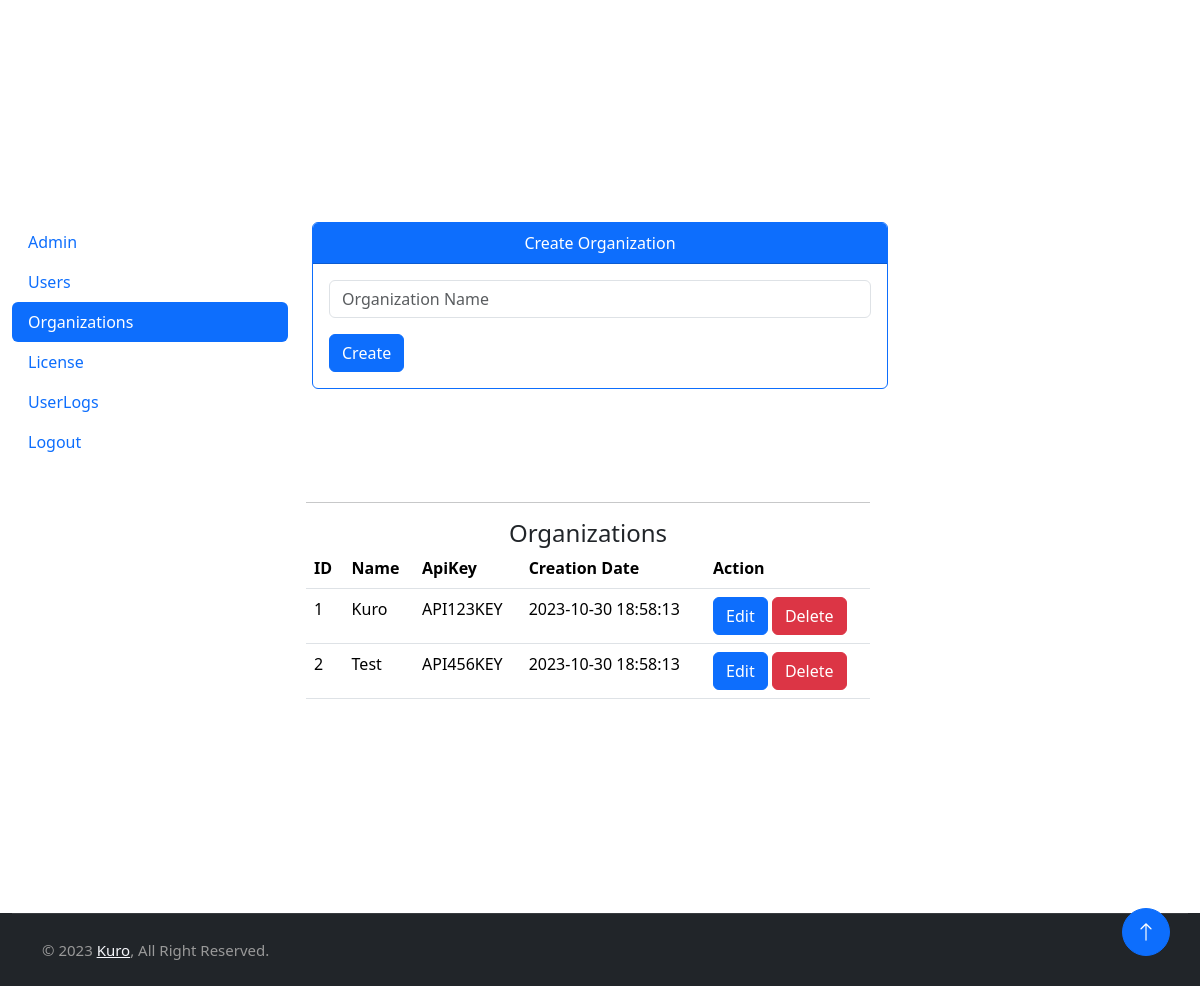
/admin/organizations (signed in), run on an earlier commit of the app's database.
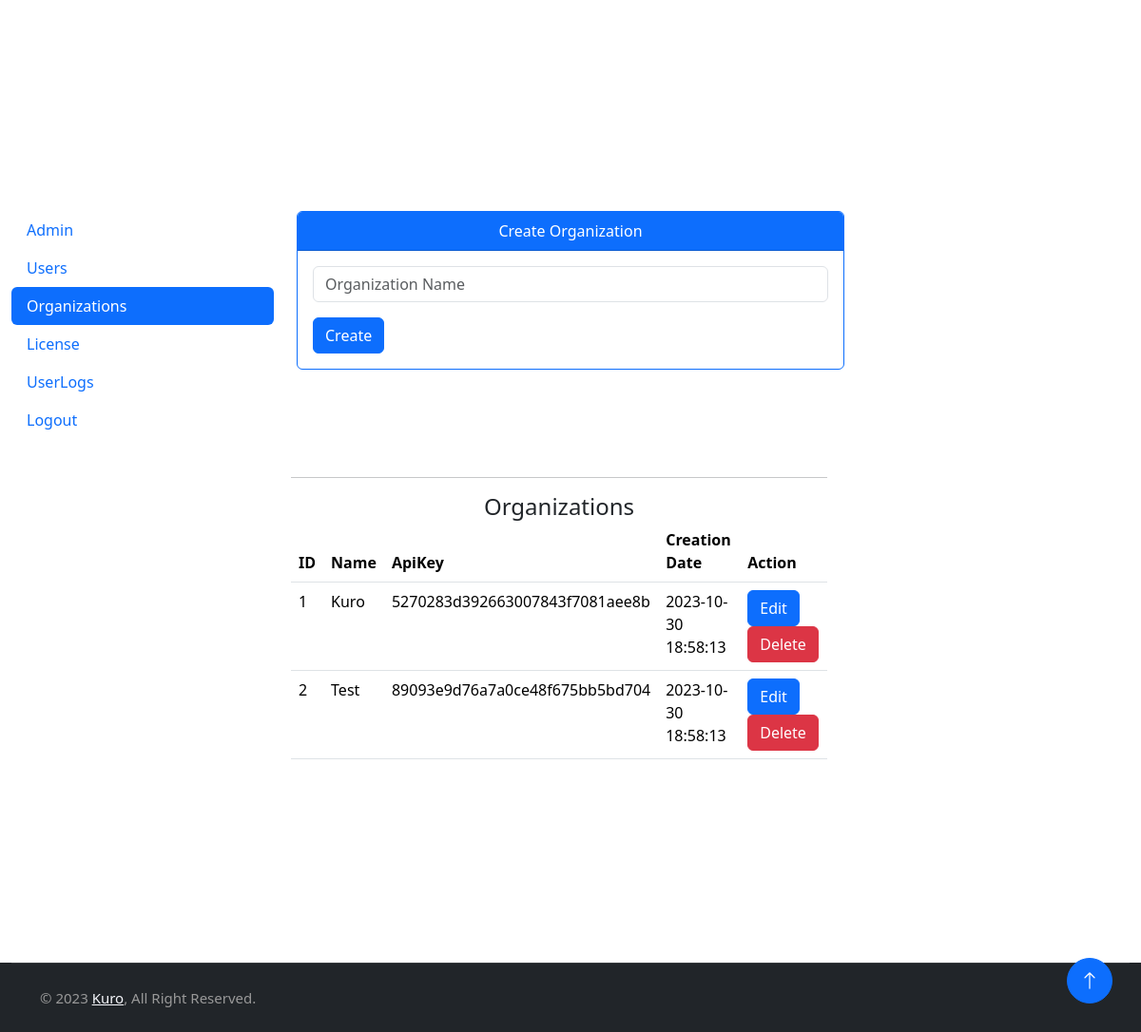
And on a later commit of the database.
### tables this page shows
CREATE TABLE `organizations` (
  `orgId` INT AUTO_INCREMENT PRIMARY KEY,
  `orgName` VARCHAR(100) NOT NULL,
  `apiKey` VARCHAR(255) NOT NULL UNIQUE,
  `createdAt` TIMESTAMP DEFAULT CURRENT_TIMESTAMP
);

### router.php (called while the page is built, shortened)
<?php
class Router
{
	function any($route, $path_to_include){ $this->route($route, $path_to_include); }
	function route($route, $path_to_include)
	{
		$callback = $path_to_include;
		if( !is_callable($callback) ){
		  if(!strpos($path_to_include, '.php')){
			$path_to_include.='.php';
		  }
		}
		$request_url = filter_var($_SERVER['REQUEST_URI'], FILTER_SANITIZE_URL);
		$request_url = rtrim($request_url, '/');
		$request_url = strtok($request_url, '?');
		$route_parts = explode('/', $route);
		$request_url_parts = explode('/', $request_url);
		array_shift($route_parts);
		array_shift($request_url_parts);
		if( count($route_parts) != count($request_url_parts) ){ return; }
		$parameters = [];
		for( $__i__ = 0; $__i__ < count($route_parts); $__i__++ ){
		  $route_part = $route_parts[$__i__];
		  if( preg_match("/^[$]/", $route_part) ){
			$route_part = ltrim($route_part, '$');
			array_push($parameters, $request_url_parts[$__i__]);
			$$route_part=$request_url_parts[$__i__];
		  }
		  else if( $route_parts[$__i__] != $request_url_parts[$__i__] ){
			return;
		  }
		}
		include_once __DIR__."/$path_to_include";
		exit();
	}
}

### index.php (called while the page is built, shortened)
<?php
include 'router.php';
$router = new Router();
$router->any('/', 'views/index');
$router->any('/home', 'views/index');
$router->any('/login', 'views/login');
$router->any('/logout', 'views/logout');
$router->any('/admin/admin', 'views/admin/admin');
$router->any('/admin/users', 'views/admin/users');
$router->any('/admin/license', 'views/admin/license');
$router->any('/admin/organizations', 'views/admin/organizations');

### kuro/utils/session.php (called while the page is built, shortened)
<?php
class Session
{
    public static function Get(string $key)
    {
        return (isset($_SESSION[$key])) ? $_SESSION[$key] : false;
    }
    public static function isSuperAdmin(int $roleId): bool
    {
        return $roleId === 1;
    }
}

### kuro/controllers/org.php (called while the page is built, shortened)
<?php
require_once __DIR__.'/../models/org.model.php';
class Organzation extends OrgModel
{
    public function GetAllOrgs(): array
    {
        return $this->GetOrgs();
    }
}
$org = new Organzation();

### kuro/core/database.php (called while the page is built, shortened)
<?php
class Database
{
    protected mixed $statement;
    private string $dbHost = "localhost";
    private string $dbUser = "root";
    private string $dbPass = "";
    private string $dbName = "kuro";
    protected function connect()
    {
        try {
            $dsn = 'mysql:host='.$this->dbHost.';dbname='.$this->dbName;
            $this->pdo = new PDO($dsn, $this->dbUser, $this->dbPass, [PDO::MYSQL_ATTR_INIT_COMMAND =>"SET NAMES utf8;SET time_zone = 'Europe/Copenhagen'"]);
            $this->pdo->setAttribute(PDO::ATTR_DEFAULT_FETCH_MODE, PDO::FETCH_OBJ);
            return $this->pdo;
        } catch (PDOException $e) {
            print ("Error!: ".$e->getMessage()."<br/>");
            die();
        } finally {
        }
    }
    protected function prepare($sql)
    {
        $this->statement = $this->connect()->prepare($sql);
    }
    protected function fetchAll()
    {
        try {
            return $this->statement->fetchAll();
        } catch (Throwable $error) {
            print_r("Error: " . $error->getMessage());
        } finally {
            $this->pdo = NULL;
        }
    }
}

### kuro/models/org.model.php (called while the page is built, shortened)
<?php
require_once __DIR__.'/../core/database.php';
class OrgModel extends Database
{
    protected function GetOrgs()
    {
        $this->prepare(GETORGS);
        $this->statement->execute();
        return $this->fetchAll();
    }
}

### views/admin/organizations.php (the view, shortened to what the changed rows need)
<?php
require_once './kuro/controllers/org.php';
if(Session::Get('isSuperAdmin'))
{
    $getOrgData = $org->GetAllOrgs();
}else{
    $getOrgData = $org->GetOrganizationById((int)Session::Get('orgId'));
}
?>
<main class="container-fluid mt-5">
    <div class="testcontainer">
        <div class="row">
            <?php if (Session::isSuperAdmin(Session::Get('roleId'))) : ?>
            <div class="row">
                <?php endif; ?>
                <div class="col-lg-6 col-xl-6">
                    <table class="table table-hover">
                        <thead>
                            <tr>
                                <th scope="col">ID</th>
                                <th scope="col">Name</th>
                                <th scope="col">ApiKey</th>
                                <th scope="col">Creation Date</th>
                                <th scope="col">Action</th>
                            </tr>
                        </thead>
                        <tbody>
                            <?php foreach ($getOrgData as $orgs) : ?>
                            <tr>
                                <td scope="row"><?= $orgs->orgId; ?></td>
                                <td><?= Util::Print($orgs->orgName); ?></td>
                                <td><?= Util::Print($orgs->apiKey); ?></td>
                                <td><?= Util::Print($orgs->createdAt); ?></td>
                                <td>
                                    <button class="btn btn-primary editbtn" data-id="<?= $orgs->orgId; ?>"
                                        data-toggle="modal">Edit</button>
                                    <?php if (Session::isSuperAdmin(Session::Get('roleId'))) : ?>
                                    <button class="btn btn-danger deletebtn" data-id="<?= $orgs->orgId; ?>"
                                        data-toggle="modal">Delete</button>
                                    <?php endif; ?>
                                </td>
                            </tr>
                            <?php endforeach; ?>
                        </tbody>
                    </table>
                </div>
                <?php if (Session::isSuperAdmin(Session::Get('roleId'))) : ?>
            </div>
            <?php endif; ?>
        </div>
    </div>
</main>

What changed in the data, as far as the page shows it:
changed organizations "Kuro": apiKey "API123KEY" → "5270283d392663007843f7081aee8b"
changed organizations "Test": apiKey "API456KEY" → "89093e9d76a7a0ce48f675bb5bd704"
